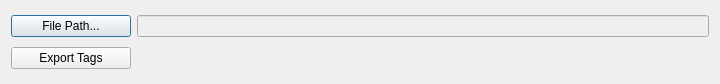
<?xml version="1.0" encoding="UTF-8"?>
<ui version="4.0">
 <class>Export_Target</class>
 <widget class="QDialog" name="Export_Target">
  <property name="geometry">
   <rect>
    <x>0</x>
    <y>0</y>
    <width>720</width>
    <height>84</height>
   </rect>
  </property>
  <property name="sizePolicy">
   <sizepolicy hsizetype="Fixed" vsizetype="Fixed">
    <horstretch>0</horstretch>
    <verstretch>0</verstretch>
   </sizepolicy>
  </property>
  <property name="minimumSize">
   <size>
    <width>720</width>
    <height>84</height>
   </size>
  </property>
  <property name="maximumSize">
   <size>
    <width>3000</width>
    <height>84</height>
   </size>
  </property>
  <property name="windowTitle">
   <string>Select Export File Path</string>
  </property>
  <layout class="QGridLayout" name="gridLayout">
   <item row="0" column="1">
    <widget class="QLineEdit" name="status_filePath">
     <property name="enabled">
      <bool>false</bool>
     </property>
     <property name="sizePolicy">
      <sizepolicy hsizetype="Preferred" vsizetype="Fixed">
       <horstretch>0</horstretch>
       <verstretch>0</verstretch>
      </sizepolicy>
     </property>
    </widget>
   </item>
   <item row="0" column="0">
    <widget class="QPushButton" name="pbn_FileExplorer">
     <property name="sizePolicy">
      <sizepolicy hsizetype="Preferred" vsizetype="Fixed">
       <horstretch>0</horstretch>
       <verstretch>0</verstretch>
      </sizepolicy>
     </property>
     <property name="maximumSize">
      <size>
       <width>120</width>
       <height>30</height>
      </size>
     </property>
     <property name="text">
      <string>File Path...</string>
     </property>
    </widget>
   </item>
   <item row="1" column="0">
    <widget class="QPushButton" name="pbn_Export">
     <property name="sizePolicy">
      <sizepolicy hsizetype="Preferred" vsizetype="Fixed">
       <horstretch>0</horstretch>
       <verstretch>0</verstretch>
      </sizepolicy>
     </property>
     <property name="text">
      <string>Export Tags</string>
     </property>
    </widget>
   </item>
  </layout>
 </widget>
 <resources/>
 <connections/>
</ui>
